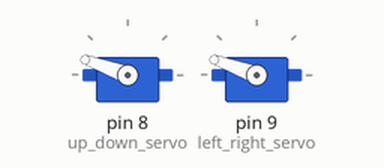
The sketch below on a simulated Arduino Uno, built with avr-gcc and run on an emulated ATmega328P. Parts: 2 × servo. What the sketch prints to the serial monitor is not drawn.

Above: at 0.05 s.
Timing chart, 0 to 21.4 s (numbered marks = the images above):
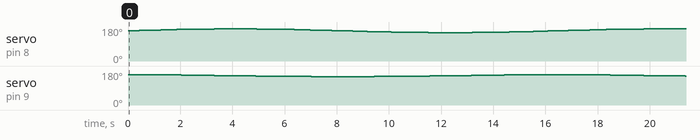

Measured:
- by itself, servo on pin 9 (left_right_servo): repeats every 16.5 s: 158° 0.71 s, 157° 0.56 s, 156° 0.53 s, 155° 0.51 s, 154° 0.56 s, 153° 0.56 s, 152° 0.63 s, 151° 0.94 s, 150° 2.4 s, 151° 0.94 s, 152° 0.63 s, 153° 0.56 s, 154° 0.56 s, 155° 0.51 s, 156° 0.53 s, 157° 0.56 s, 158° 0.71 s, 159° 0.89 s, 160° 2.3 s, 159° 0.89 s

The sketch:

samurai.ino
```cpp
#include <Servo.h>

Servo up_down_servo;     // create servo object to control a servo
Servo left_right_servo;  // create servo object to control a servo

int servoAngleToMicroseconds(float angle) {
  /* 544 default used by Servo object, but ~800 on MG996R) */
  const int min_duty_cycle_us = MIN_PULSE_WIDTH;
  /* 2400 default used by Servo object, but ~2200 on MG996R) */
  const int max_duty_cycle_us = MAX_PULSE_WIDTH;
  /* Default used by Servo object, but ~130 on MG996R */
  const int min_to_max_angle = 180;
  const int duty_cycle_us = min_duty_cycle_us + angle * (max_duty_cycle_us - min_duty_cycle_us)/min_to_max_angle;
  return duty_cycle_us;
}

void servoAccurateWrite(Servo &servo, float angle) {
  int duty_cycle_us = servoAngleToMicroseconds(angle);
  servo.writeMicroseconds(duty_cycle_us);
}

void setup() {
  up_down_servo.write(170); // Maximum is 170 and that's looking forward, and smallest is about 140 and that is looking a bit downwards
  up_down_servo.attach(8);  // attaches the servo on pin 8 to the servo object

  left_right_servo.write(170); // 155 is facing forward.  170 is looking to the left for him
  left_right_servo.attach(9);  // attaches the servo on pin 9 to the servo object

  Serial.begin(115200);
  Serial.println("up_down, left_right");
}

void loop() {
  const float graduations = 1000.0;

  for (int pos = 0; pos < graduations; pos++) {
    const float up_down_angle = 160+10*sin(pos / graduations * 2.0 * 3.1415);
    const float left_right_angle = 155+5*cos(pos / graduations * 2.0 * 3.1415);
    const int left_right_us = servoAngleToMicroseconds(left_right_angle);
    const int up_down_us = servoAngleToMicroseconds(up_down_angle);

    left_right_servo.writeMicroseconds(left_right_us);
    up_down_servo.writeMicroseconds(up_down_us);

    servoAccurateWrite(left_right_servo, left_right_angle);
    servoAccurateWrite(up_down_servo, up_down_angle);
    Serial.print(up_down_angle);
    Serial.print(",");
    Serial.println(up_down_us);
    delay(15);
  }
}
```
